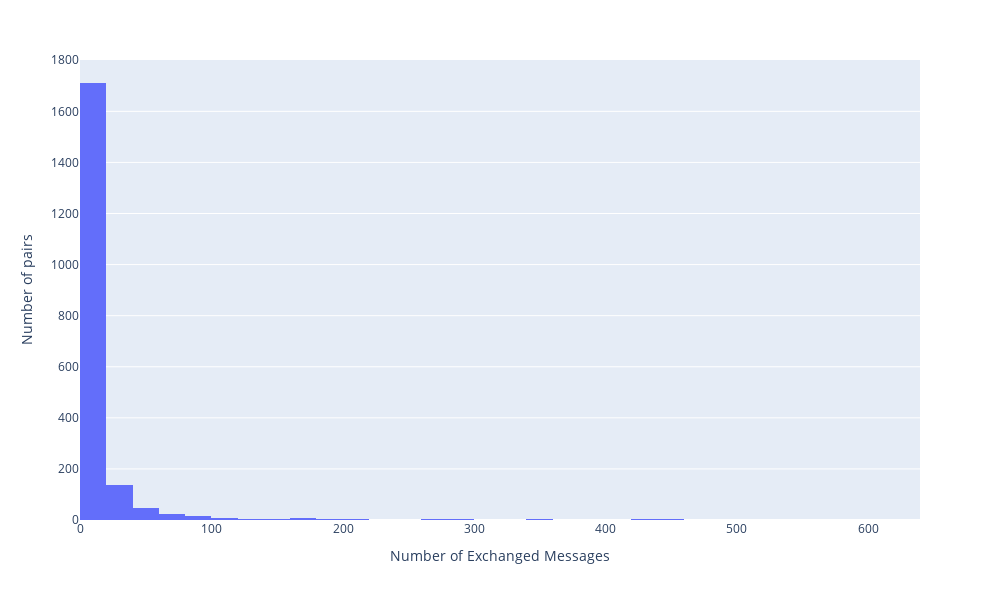

Write notebook code for a chart like this one.
### Code cell
import plotly.express as px
df = exchanged_messages
fig = px.histogram(df, x="NumMes", nbins=32)
fig.update_layout(
    width=1000,
    height = 600,
    xaxis_title="Number of Exchanged Messages", yaxis_title="Number of pairs"
)
fig.show()

### Figure 1 — Plotly figure (JSON) as saved in the notebook; plotly's stock layout.template omitted (floating-point values rounded to 4 significant figures; data arrays with more than 128 entries replaced by an {"elided": "..."} marker saying what was removed)
{"data": [{"alignmentgroup": "True", "bingroup": "x", "hovertemplate": "NumMes=%{x}<br>count=%{y}<extra></extra>", "legendgroup": "", "marker": {"color": "#636efa", "pattern": {"shape": ""}}, "name": "", "nbinsx": 32, "offsetgroup": "", "orientation": "v", "showlegend": false, "type": "histogram", "x": {"elided": "1973 int values"}, "xaxis": "x", "yaxis": "y"}], "layout": {"barmode": "relative", "height": 600, "legend": {"tracegroupgap": 0}, "margin": {"t": 60}, "width": 1000, "xaxis": {"anchor": "y", "autorange": true, "domain": [0, 1], "range": [-0.5, 639.5], "title": {"text": "Number of Exchanged Messages"}, "type": "linear"}, "yaxis": {"anchor": "x", "autorange": true, "domain": [0, 1], "range": [0, 1801.0], "title": {"text": "Number of pairs"}}}}
